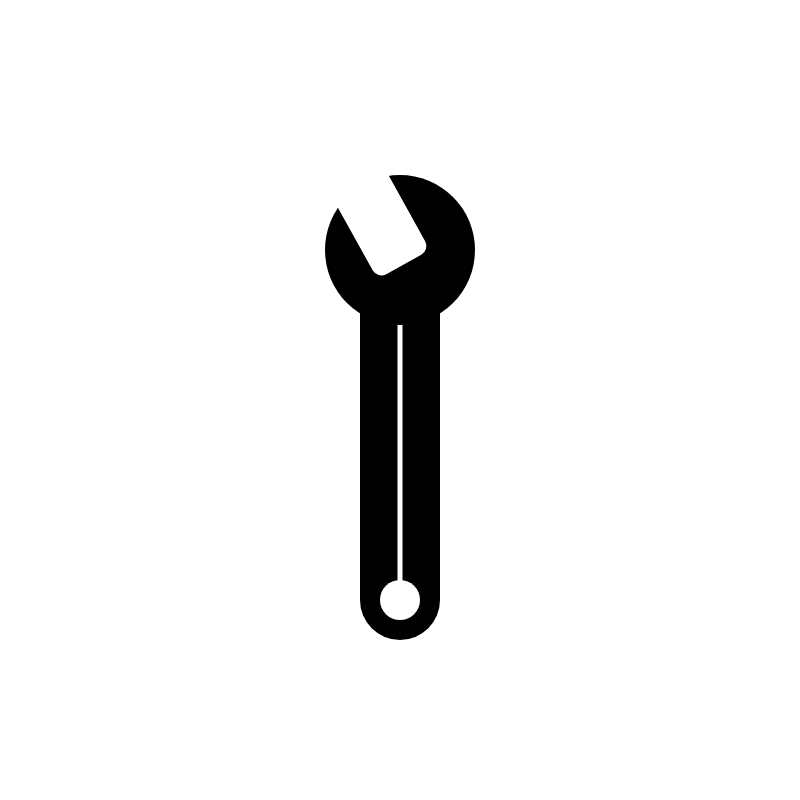
Frame 1 (no input)
Frame 60 (no input): identical to frame 1, image omitted
Frame 120 (the mouse pressed at the canvas centre since frame 60): identical to frame 1, image omitted

The p5.js sketch that drew this single still picture (run headless with seeded random() and noise() and a simulated clock; from frame 60 on, the mouse is pressed at the canvas centre):

// p5.js sketch
// ── sketch.js
function setup() {
    createCanvas(800, 800);
}

function draw() {
    background(255);
    noStroke();

    rect(40, 40, 40, 40)
    ellipse(40, 20, 20, 20)
    
    //bottom black circle
    fill(0);
    ellipse(width / 2, 600, 80, 80);

    //black handle rectangle
    rect(width/2-40, 300, 80, 300);

    //bottom white circle
    fill(255); //white
    ellipse(width / 2, 600, 40, 40);

    //white thin handle part
    rect(width / 2 - 2.5, 320, 5, 270);

    //wrench head circle
    fill(0);
    ellipse(width / 2, 250, 150, 150);

    //angled wrench head
    fill(255);
    translate(width / 2 + 30, height / 2 - 150);
    angleMode(DEGREES);
    rotate(151);
    rect(0, 0, 60, 110, 10);
}
